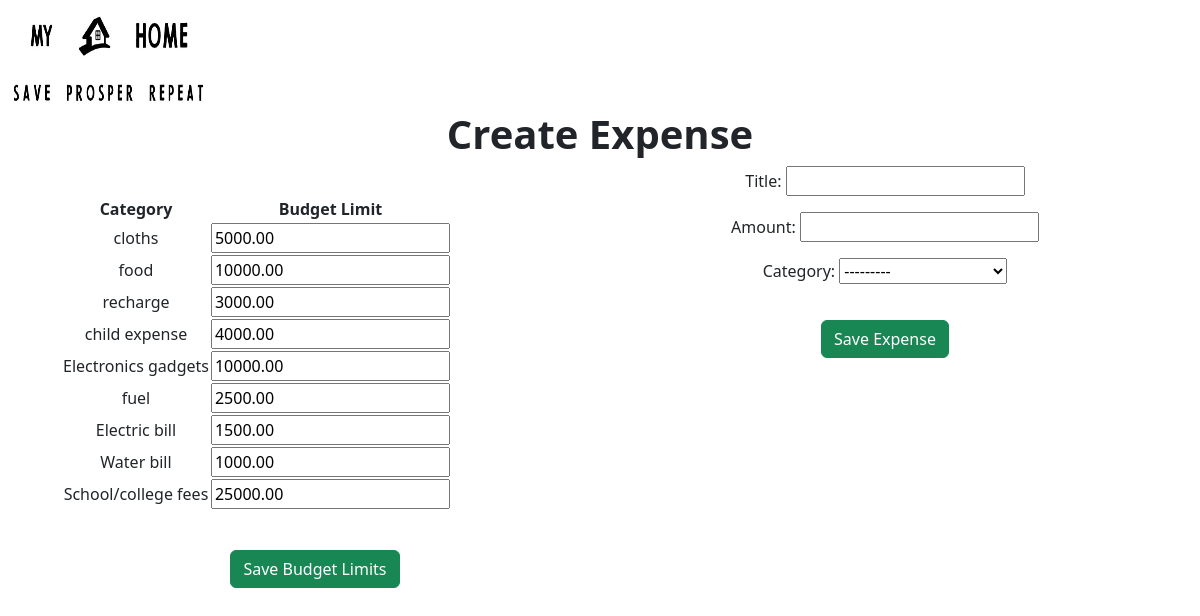
Page /create/ on the committed database.
### app_name/models.py (models this page shows)
class ExpenseCategory(models.Model):
    name = models.CharField(max_length=50, unique=True)
    budget_limit = models.DecimalField(max_digits=10, decimal_places=2, null=True)
    def __str__(self):
        return self.name

### app_name/views.py (the view)
# urls.py: path('create/', views.create_expense, name='create_expense'),
def create_expense(request):
    categories = ExpenseCategory.objects.all()
    if request.method == 'POST':
        form = ExpenseForm(request.POST)
        if form.is_valid():
            form.save()
            return redirect('expense_list')
    else:
        form = ExpenseForm()
    return render(request, 'create_expense.html', {'form': form,'categories':categories})

### app_name/forms.py
class ExpenseForm(forms.ModelForm):
    class Meta:
        model = Expense
        fields = ('title', 'amount', 'category')

### templates/create_expense.html (shortened to what this page needs)
{% load static %}
{% include 'header.html' %}
<!DOCTYPE html>
<html>
<head>
    <link rel="stylesheet" type="text/css" href="{% static 'create_expense.css' %}">
    <link href="https://cdn.jsdelivr.net/npm/bootstrap@5.2.3/dist/css/bootstrap.min.css" rel="stylesheet">
</head>
<body>
    <h1><b>Create Expense</b></h1>
    <div class="container text-center">
        <div class="row">
          <div class="col">
            <div class="budget_limit">
                <form method="POST" action="{% url 'save_budget_limits' %}">
                    <table>
                        <thead>
                            <tr>
                                <th>Category</th>
                                <th>Budget Limit</th>
                            </tr>
                        </thead>
                        <tbody>
                            {% for category in categories %}
                            <tr>
                                <td>{{ category.name }}</td>
                                <td>
                                    <input type="number" name="budget_limit_{{ category.id }}" value="{{ category.budget_limit }}" step="0.01" min="0">
                                </td>
                            </tr>
                            {% endfor %}
                        </tbody>
                    </table>
                    <button class="btn btn-success"  type="submit" style="margin-top:20px ;">Save Budget Limits</button>
                </form>
            </div>
          </div>
          <div class="col">
            <div class="create">
                <form method="POST">
                    {{ form.as_p }}
                    <button type="submit" class="btn btn-success" style="margin-top:20px ;">Save Expense</button>
                </form>
            </div>
          </div>
        </div>
    </div>
</body>
</html>

### static/create_expense.css (style rules this page uses)
h1 { text-align: center; margin-bottom: 70px; font-weight: 600; }
body { margin-left:20px; margin-right: 20px; }
button { margin-top: 50px; }
.budget_limit { justify-content: center; margin:30px 20px; text-align: center; }
.budget_limit form table { margin-bottom: 20px; }
.create { justify-content: center; text-align: center; }

### rows in the picture
ExpenseCategory: name "cloths", budget_limit "5000.00"
ExpenseCategory: name "food", budget_limit "10000.00"
ExpenseCategory: name "recharge", budget_limit "3000.00"
ExpenseCategory: name "child expense", budget_limit "4000.00"
ExpenseCategory: name "Electronics gadgets", budget_limit "10000.00"
ExpenseCategory: name "fuel", budget_limit "2500.00"
ExpenseCategory: name "Electric bill", budget_limit "1500.00"
ExpenseCategory: name "Water bill", budget_limit "1000.00"
ExpenseCategory: name "School/college fees", budget_limit "25000.00"
